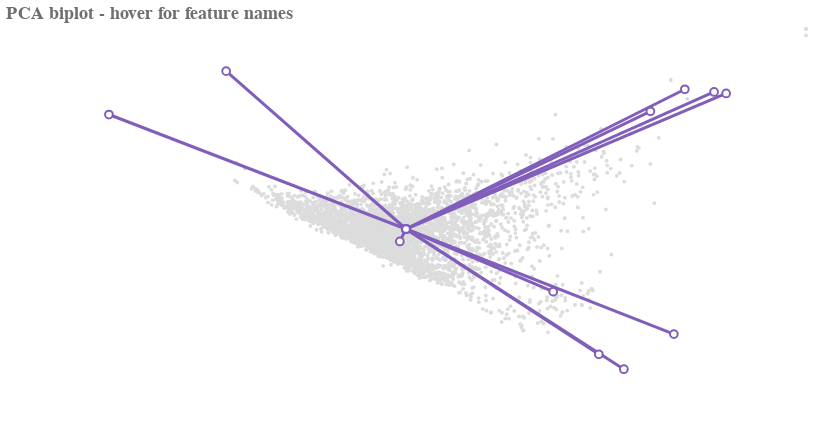

Notebook code for this chart:
### Markdown cell above
### Use a PCA biplot to explore relationships between continuous feature vectors

### Code cell
pca = PCA(n_components = 11).fit(featureArray)
X_pca = pca.transform(featureArray)

coeff = np.transpose(pca.components_[0:2, slice(0, 11, 1)])
biplotsDf = pd.DataFrame({'x':0,'y':0},index=[0]).append(
    pd.DataFrame({'x':coeff[:,0],'y':coeff[:,1]})).reset_index(drop=True)

cols = list(continuous.drop(columns=['HOSP_NIS']).columns)+ \
        list(categorical.drop(columns=['HOSP_NIS']).columns)
labels = cols[slice(0, 11, 1)]
labels.insert(0, '')
biplotsDf['label'] = labels

lines = {}
for i in biplotsDf.loc[biplotsDf.index!=0].index:
    lines[i] = alt.Chart(biplotsDf.loc[(biplotsDf.index==0)|(biplotsDf.index==i)]
                    ).mark_line(size=3,color='#805eba', 
                                point=alt.OverlayMarkDef(color='white',stroke='#805eba',size=60)
                    ).encode(x='x',  y='y', tooltip='label:N')
  

pcaScatterDf = pd.DataFrame({'PCA 1': X_pca[:,0], 'PCA 2':X_pca[:,1]})
pcaScatterDf['scalex'] = 1.1/(pcaScatterDf['PCA 1'].max()- pcaScatterDf['PCA 1'].min())
pcaScatterDf['scaley'] = 1.1/(pcaScatterDf['PCA 2'].max()- pcaScatterDf['PCA 2'].min())
pcaScatterDf['x'] = pcaScatterDf['PCA 1']*pcaScatterDf['scalex']
pcaScatterDf['y'] = pcaScatterDf['PCA 2']*pcaScatterDf['scaley']
pcaScatterDf['Hospital'] = continuous['HOSP_NIS']

pcaScatter = alt.Chart(pcaScatterDf).mark_point(size=15,filled=True,opacity=1, color='#dcdcdc'
                ).encode(
                x=alt.X('x:Q',axis=alt.Axis(title=None,labels=False),
                        scale=alt.Scale(domain=(biplotsDf['x'].min()-.05,biplotsDf['x'].max()+.05),clamp=True)),
                y=alt.Y('y:Q',axis=alt.Axis(title=None,labels=False),
                        scale=alt.Scale(domain=(biplotsDf['y'].min()-.05,biplotsDf['y'].max()+.05),clamp=True)),
                tooltip='Hospital')

(pcaScatter+lines[1]+lines[2]+lines[3]+lines[4]+lines[5]+lines[6]+lines[7]+ \
                 lines[8]+lines[9]+lines[10]+lines[11]
                ).properties(width=800, height=400, 
                             title=['PCA biplot - hover for feature names']
                ).configure_axis(grid=False,labelColor='#6e6e6e',labelFont='Arial',
                                 labelFontSize=12, titleFont='Arial',titleFontSize=12,
                                 titleColor='#6e6e6e',domainWidth=0,tickSize=0
                ).configure_view(strokeWidth=0
                ).configure_title(fontSize=18,font='Arial',fontWeight='bold',
                                  color='#6e6e6e',anchor='start')

### Figure 1 — Vega-Lite specification as saved in the notebook (floating-point values rounded to 4 significant figures; data arrays with more than 128 entries replaced by an {"elided": "..."} marker saying what was removed)
{"config": {"view": {"continuousWidth": 400, "continuousHeight": 300, "strokeWidth": 0}, "axis": {"domainWidth": 0, "grid": false, "labelColor": "#6e6e6e", "labelFont": "Arial", "labelFontSize": 12, "tickSize": 0, "titleColor": "#6e6e6e", "titleFont": "Arial", "titleFontSize": 12}, "title": {"anchor": "start", "color": "#6e6e6e", "font": "Arial", "fontSize": 18, "fontWeight": "bold"}}, "layer": [{"data": {"name": "data-f87680791f4a9bdd33faa2062a7e1d99"}, "mark": {"type": "point", "color": "#dcdcdc", "filled": true, "opacity": 1, "size": 15}, "encoding": {"tooltip": {"type": "quantitative", "field": "Hospital"}, "x": {"type": "quantitative", "axis": {"labels": false, "title": null}, "field": "x", "scale": {"clamp": true, "domain": [-0.4213, 0.4502]}}, "y": {"type": "quantitative", "axis": {"labels": false, "title": null}, "field": "y", "scale": {"clamp": true, "domain": [-0.4006, 0.4446]}}}}, {"data": {"name": "data-a6eeec5dcaacbe00dcc58308b61b6e74"}, "mark": {"type": "line", "color": "#805eba", "point": {"color": "white", "size": 60, "stroke": "#805eba"}, "size": 3}, "encoding": {"tooltip": {"type": "nominal", "field": "label"}, "x": {"type": "quantitative", "field": "x"}, "y": {"type": "quantitative", "field": "y"}}}, {"data": {"name": "data-196a5efb083295924696b2fca68344d3"}, "mark": {"type": "line", "color": "#805eba", "point": {"color": "white", "size": 60, "stroke": "#805eba"}, "size": 3}, "encoding": {"tooltip": {"type": "nominal", "field": "label"}, "x": {"type": "quantitative", "field": "x"}, "y": {"type": "quantitative", "field": "y"}}}, {"data": {"name": "data-93de570e1c1b9b324fef3934cdae8425"}, "mark": {"type": "line", "color": "#805eba", "point": {"color": "white", "size": 60, "stroke": "#805eba"}, "size": 3}, "encoding": {"tooltip": {"type": "nominal", "field": "label"}, "x": {"type": "quantitative", "field": "x"}, "y": {"type": "quantitative", "field": "y"}}}, {"data": {"name": "data-87dad968bdd95a854bdbcdae0401e859"}, "mark": {"type": "line", "color": "#805eba", "point": {"color": "white", "size": 60, "stroke": "#805eba"}, "size": 3}, "encoding": {"tooltip": {"type": "nominal", "field": "label"}, "x": {"type": "quantitative", "field": "x"}, "y": {"type": "quantitative", "field": "y"}}}, {"data": {"name": "data-956d0a0405e71132f0ae3f924634fe88"}, "mark": {"type": "line", "color": "#805eba", "point": {"color": "white", "size": 60, "stroke": "#805eba"}, "size": 3}, "encoding": {"tooltip": {"type": "nominal", "field": "label"}, "x": {"type": "quantitative", "field": "x"}, "y": {"type": "quantitative", "field": "y"}}}, {"data": {"name": "data-b448cb8920f2af841a45cdc25f92f9da"}, "mark": {"type": "line", "color": "#805eba", "point": {"color": "white", "size": 60, "stroke": "#805eba"}, "size": 3}, "encoding": {"tooltip": {"type": "nominal", "field": "label"}, "x": {"type": "quantitative", "field": "x"}, "y": {"type": "quantitative", "field": "y"}}}, {"data": {"name": "data-990c05e960045d4ccd5105e470575a1c"}, "mark": {"type": "line", "color": "#805eba", "point": {"color": "white", "size": 60, "stroke": "#805eba"}, "size": 3}, "encoding": {"tooltip": {"type": "nominal", "field": "label"}, "x": {"type": "quantitative", "field": "x"}, "y": {"type": "quantitative", "field": "y"}}}, {"data": {"name": "data-2bf93a470779ae1527e2d51038dfe061"}, "mark": {"type": "line", "color": "#805eba", "point": {"color": "white", "size": 60, "stroke": "#805eba"}, "size": 3}, "encoding": {"tooltip": {"type": "nominal", "field": "label"}, "x": {"type": "quantitative", "field": "x"}, "y": {"type": "quantitative", "field": "y"}}}, {"data": {"name": "data-60650c7cbcbc9378d30cc081f98e1171"}, "mark": {"type": "line", "color": "#805eba", "point": {"color": "white", "size": 60, "stroke": "#805eba"}, "size": 3}, "encoding": {"tooltip": {"type": "nominal", "field": "label"}, "x": {"type": "quantitative", "field": "x"}, "y": {"type": "quantitative", "field": "y"}}}, {"data": {"name": "data-8eca631e0d0ea0db4f36620e9e86fd09"}, "mark": {"type": "line", "color": "#805eba", "point": {"color": "white", "size": 60, "stroke": "#805eba"}, "size": 3}, "encoding": {"tooltip": {"type": "nominal", "field": "label"}, "x": {"type": "quantitative", "field": "x"}, "y": {"type": "quantitative", "field": "y"}}}, {"data": {"name": "data-22314b29a288622cc4c261fceed05389"}, "mark": {"type": "line", "color": "#805eba", "point": {"color": "white", "size": 60, "stroke": "#805eba"}, "size": 3}, "encoding": {"tooltip": {"type": "nominal", "field": "label"}, "x": {"type": "quantitative", "field": "x"}, "y": {"type": "quantitative", "field": "y"}}}], "height": 400, "title": ["PCA biplot - hover for feature names"], "width": 800, "$schema": "https://vega.github.io/schema/vega-lite/v4.8.1.json", "datasets": {"data-f87680791f4a9bdd33faa2062a7e1d99": {"elided": "3746 records"}, "data-a6eeec5dcaacbe00dcc58308b61b6e74": [{"x": 0.0, "y": 0.0, "label": ""}, {"x": 0.4002, "y": 0.3389, "label": "Cases"}], "data-196a5efb083295924696b2fca68344d3": [{"x": 0.0, "y": 0.0, "label": ""}, {"x": 0.3055, "y": 0.2942, "label": "TransfersIn"}], "data-93de570e1c1b9b324fef3934cdae8425": [{"x": 0.0, "y": 0.0, "label": ""}, {"x": 0.3486, "y": 0.3493, "label": "EmergencyAdmit"}], "data-87dad968bdd95a854bdbcdae0401e859": [{"x": 0.0, "y": 0.0, "label": ""}, {"x": 0.2723, "y": -0.3506, "label": "%<18"}], "data-956d0a0405e71132f0ae3f924634fe88": [{"x": 0.0, "y": 0.0, "label": ""}, {"x": -0.3713, "y": 0.2862, "label": "%75+"}], "data-b448cb8920f2af841a45cdc25f92f9da": [{"x": 0.0, "y": 0.0, "label": ""}, {"x": 0.184, "y": -0.1567, "label": "%NonWhite"}], "data-990c05e960045d4ccd5105e470575a1c": [{"x": 0.0, "y": 0.0, "label": ""}, {"x": 0.241, "y": -0.3132, "label": "%MedicaidUI"}], "data-2bf93a470779ae1527e2d51038dfe061": [{"x": 0.0, "y": 0.0, "label": ""}, {"x": 0.3851, "y": 0.3426, "label": "SurgicalCases"}], "data-60650c7cbcbc9378d30cc081f98e1171": [{"x": 0.0, "y": 0.0, "label": ""}, {"x": -0.007692, "y": -0.03111, "label": "AvgCharge"}], "data-8eca631e0d0ea0db4f36620e9e86fd09": [{"x": 0.0, "y": 0.0, "label": ""}, {"x": 0.3348, "y": -0.2628, "label": "%RoutineDischarge"}], "data-22314b29a288622cc4c261fceed05389": [{"x": 0.0, "y": 0.0, "label": ""}, {"x": -0.2248, "y": 0.3946, "label": "AvgComorbidities"}]}}
